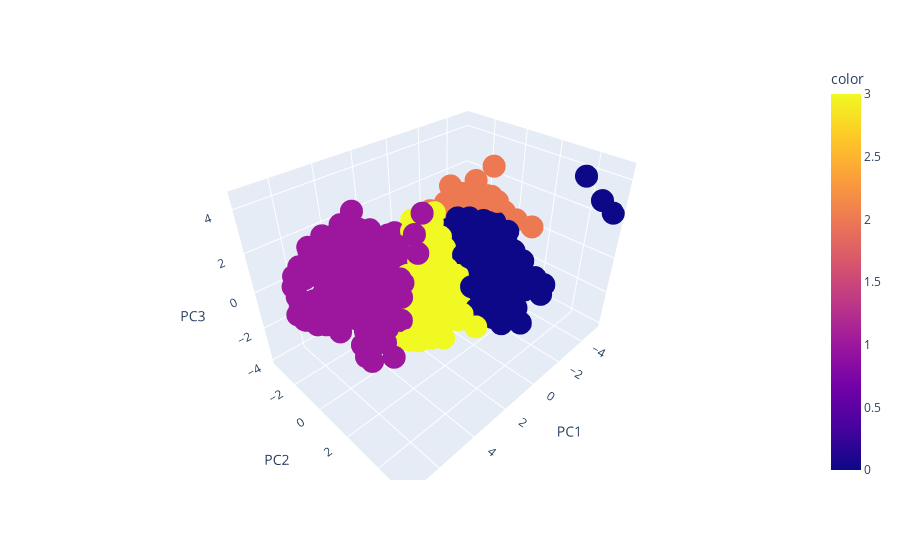

Source (notebook cell):
### Code cell
import plotly.express as px
# Plot the clusters in 3D
print("Total explained variance: ", pca.explained_variance_ratio_.sum())
fig = px.scatter_3d(X, x='PC1', y='PC2', z='PC3',
                color=preds)
fig.show()

### Figure 1 — Plotly figure (JSON) as saved in the notebook; plotly's stock layout.template omitted (floating-point values rounded to 4 significant figures; data arrays with more than 128 entries replaced by an {"elided": "..."} marker saying what was removed)
{"data": [{"hovertemplate": "PC1=%{x}<br>PC2=%{y}<br>PC3=%{z}<br>color=%{marker.color}<extra></extra>", "legendgroup": "", "marker": {"color": {"elided": "2236 int values"}, "coloraxis": "coloraxis", "symbol": "circle"}, "mode": "markers", "name": "", "scene": "scene", "showlegend": false, "type": "scatter3d", "x": {"elided": "2236 float values"}, "y": {"elided": "2236 float values"}, "z": {"elided": "2236 float values"}}], "layout": {"coloraxis": {"colorbar": {"title": {"text": "color"}}, "colorscale": [[0, "#0d0887"], [0.1111, "#46039f"], [0.2222, "#7201a8"], [0.3333, "#9c179e"], [0.4444, "#bd3786"], [0.5556, "#d8576b"], [0.6667, "#ed7953"], [0.7778, "#fb9f3a"], [0.8889, "#fdca26"], [1, "#f0f921"]]}, "legend": {"tracegroupgap": 0}, "margin": {"t": 60}, "scene": {"domain": {"x": [0, 1], "y": [0, 1]}, "xaxis": {"title": {"text": "PC1"}}, "yaxis": {"title": {"text": "PC2"}}, "zaxis": {"title": {"text": "PC3"}}}}}
